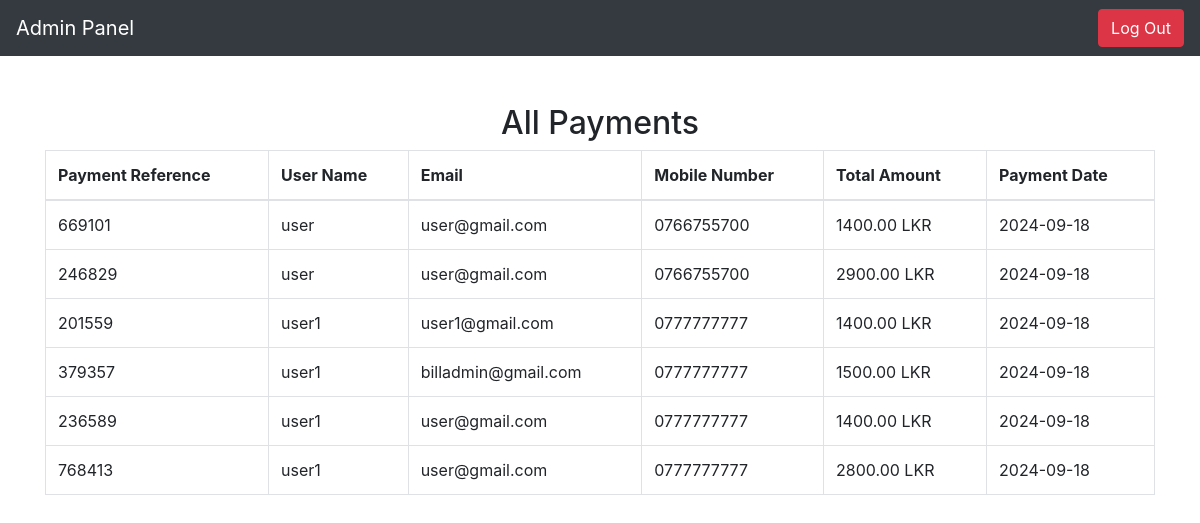
/billAdmin.php (signed in), run on the app's committed database.
### tables this page shows
CREATE TABLE `payments` (
  `id` int(11) NOT NULL,
  `user_name` varchar(255) NOT NULL,
  `user_email` varchar(255) NOT NULL,
  `mobile_number` varchar(15) NOT NULL,
  `total_amount` decimal(10,2) NOT NULL,
  `payment_reference` varchar(6) NOT NULL,
  `payment_date` date NOT NULL,
  `payment_time` time NOT NULL
);

### billAdmin.php (the view, shortened to what this page needs)
<?php
include_once 'connection.php';
$payment_query = "SELECT * FROM payments ORDER BY payment_date DESC";
$payment_result = mysqli_query($conn, $payment_query);
$payments = mysqli_fetch_all($payment_result, MYSQLI_ASSOC);
?>
<!DOCTYPE html>
<html lang="en">
<head>
    <link rel="stylesheet" href="https://maxcdn.bootstrapcdn.com/bootstrap/4.4.1/css/bootstrap.min.css">
</head>
<body>
<nav class="navbar navbar-expand-sm bg-dark navbar-dark">
    <a class="navbar-brand" href="#">Admin Panel</a>
    <ul class="navbar-nav ml-auto">
        <li class="nav-item">
            <form method="post">
                <button type="submit" name="logout" class="btn btn-danger">Log Out</button>
            </form>
        </li>
    </ul>
</nav>
<div class="container mt-5">
    <h2 class="text-center">All Payments</h2>
    <?php if (mysqli_num_rows($payment_result) > 0): ?>
        <table class="table table-bordered">
            <thead>
                <tr>
                    <th>Payment Reference</th>
                    <th>User Name</th>
                    <th>Email</th>
                    <th>Mobile Number</th>
                    <th>Total Amount</th>
                    <th>Payment Date</th>
                </tr>
            </thead>
            <tbody>
                <?php foreach ($payments as $payment): ?>
                    <tr>
                        <td><?php echo htmlspecialchars($payment['payment_reference']); ?></td>
                        <td><?php echo htmlspecialchars($payment['user_name']); ?></td>
                        <td><?php echo htmlspecialchars($payment['user_email']); ?></td>
                        <td><?php echo htmlspecialchars($payment['mobile_number']); ?></td>
                        <td><?php echo htmlspecialchars($payment['total_amount']); ?> LKR</td>
                        <td><?php echo htmlspecialchars($payment['payment_date']); ?></td>
                    </tr>
                <?php endforeach; ?>
            </tbody>
        </table>
    <?php else: ?>
        <p class="text-center">No payments found.</p>
    <?php endif; ?>
</div>
</body>
</html>

### data on the page
payments: payment_reference "669101", user_name "user", user_email "user@gmail.com", mobile_number "0766755700", total_amount "1400.00", payment_date "2024-09-18"
payments: payment_reference "246829", user_name "user", user_email "user@gmail.com", mobile_number "0766755700", total_amount "2900.00", payment_date "2024-09-18"
payments: payment_reference "201559", user_name "user1", user_email "user1@gmail.com", mobile_number "0777777777", total_amount "1400.00", payment_date "2024-09-18"
payments: payment_reference "379357", user_name "user1", user_email "billadmin@gmail.com", mobile_number "0777777777", total_amount "1500.00", payment_date "2024-09-18"
payments: payment_reference "236589", user_name "user1", user_email "user@gmail.com", mobile_number "0777777777", total_amount "1400.00", payment_date "2024-09-18"
payments: payment_reference "768413", user_name "user1", user_email "user@gmail.com", mobile_number "0777777777", total_amount "2800.00", payment_date "2024-09-18"
